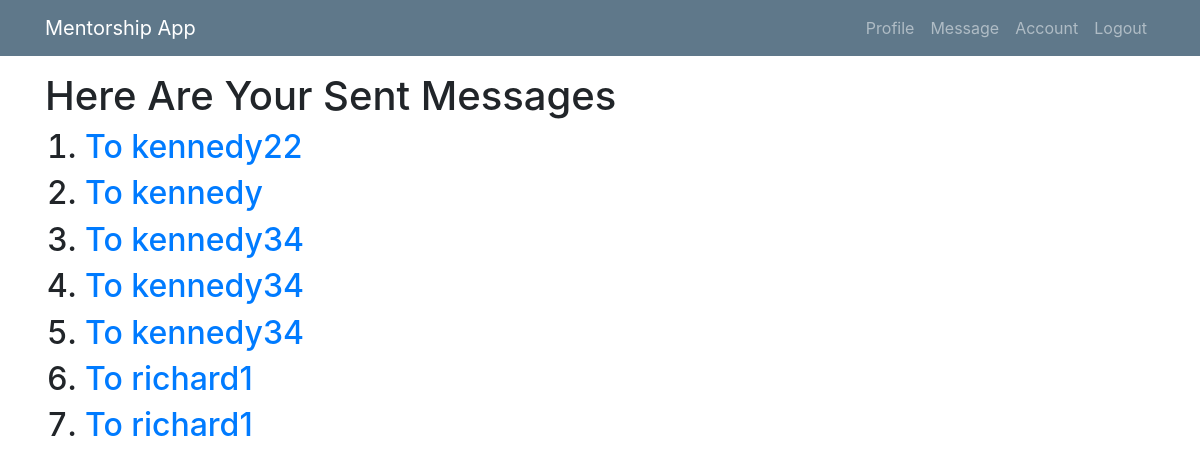
Screenshot of /list-message1/ (signed in) with the database file from the repository.
### mentee/models.py (models this page shows, shortened)
class Msg(models.Model):
    sender = models.ForeignKey(User, related_name="sender", on_delete=models.CASCADE, null=True)
    receipient = models.ForeignKey(User, related_name="receipient", on_delete=models.CASCADE)
    msg_content = models.TextField(max_length=100)
    sent_at = models.DateTimeField(null=True, blank=True)
    comment = models.TextField(blank=True, null=True)
    comment_at = models.DateTimeField(blank=True, null=True)
    is_approved = models.BooleanField(default=False, verbose_name="Approve?")
    date_approved = models.DateTimeField(blank=True, null=True)
    class Meta:
        ordering = ['-sent_at']

class User(AbstractUser):
    is_mentee = models.BooleanField(default=False)
    is_mentor = models.BooleanField(default=False)

### mentee/views/mentor.py (the view)
# urls.py: path('list-message1/', mentor.MessageListView.as_view(), name='list1'),
class MessageListView(LoginRequiredMixin, UserPassesTestMixin, ListView):
    model = Msg
    template_name = 'mentor/listmessages1.html'
    context_object_name = 'sentmesso'
    def test_func(self):
        return self.request.user.is_mentor
    def get_queryset(self):
        return self.model.objects.filter(sender=self.request.user)

### mentee/templates/mentor/listmessages1.html
{% extends 'mentor/base1.html' %}
{% block content %}
<br><br><br>
<h1>Here Are Your Sent Messages</h1>
     {% if sentmesso %}
  <ol>
      {% for messo in sentmesso %}
      <h2><li><a href="{% url 'sent1' pk=messo.pk %}">To {{ messo.receipient }} </a></li></h2>
      {% endfor %}
  </ol>
{% else %}
<p>There Are no sent Messages</p>
{% endif %}
{% endblock %}

### mentee/static/mentee/main.css (style rules this page uses)
body { background: #fafafa; color: #333333; margin-top: 5rem; }
h1, h2, h3, h4, h5, h6 { color: #444444; }

### rows the page displays
Msg: receipient "kennedy22"
Msg: receipient "kennedy"
Msg: receipient "kennedy34"
Msg: receipient "kennedy34"
Msg: receipient "kennedy34"
Msg: receipient "richard1"
Msg: receipient "richard1"
